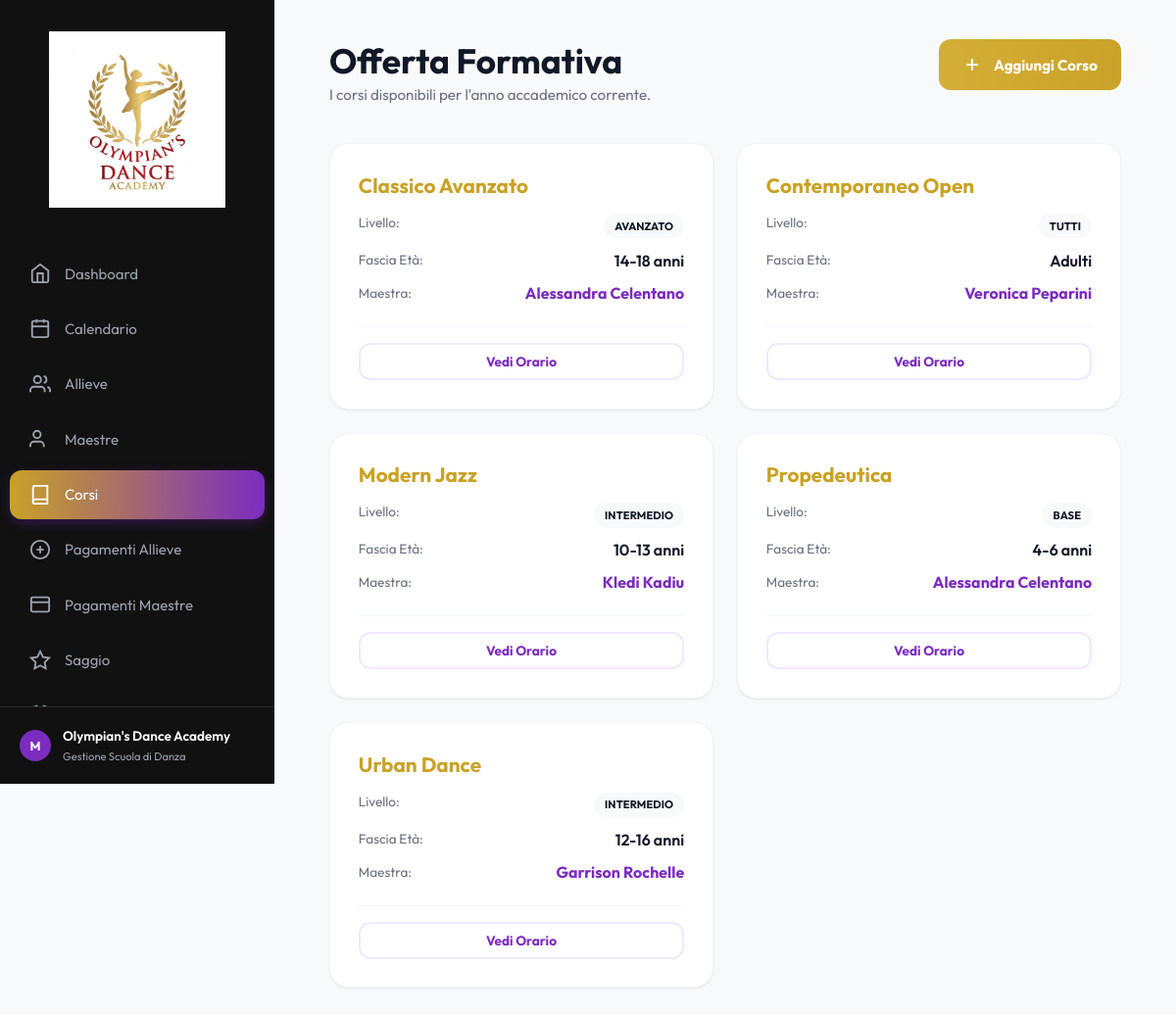
/corsi/, run on the app's committed database.
### academy/models.py (models this page shows, shortened)
class Corso(models.Model):
    LIVELLI = [
        ('Base', 'Base'),
        ('Intermedio', 'Intermedio'),
        ('Avanzato', 'Avanzato'),
        ('Tutti', 'Tutti'),
    ]
    nome = models.CharField(max_length=150)
    livello = models.CharField(max_length=50, choices=LIVELLI, blank=True, null=True)
    fascia_eta = models.CharField(max_length=100, blank=True, null=True)
    id_maestra = models.ForeignKey(Maestra, on_delete=models.PROTECT, related_name='corsi', db_column='id_maestra')
    class Meta:
        db_table = 'Corsi'
        ordering = ['nome']
    @property
    def nome_maestra(self):
        return self.id_maestra.nome if self.id_maestra else ""
    @property
    def cognome_maestra(self):
        return self.id_maestra.cognome if self.id_maestra else ""

class Maestra(models.Model):
    nome = models.CharField(max_length=100)
    cognome = models.CharField(max_length=100)
    telefono = models.CharField(max_length=20, blank=True, null=True)
    email = models.EmailField(blank=True, null=True)
    specializzazione = models.CharField(max_length=100, blank=True, null=True)
    compenso_mensile = models.DecimalField(max_digits=8, decimal_places=2, blank=True, null=True)
    class Meta:
        db_table = 'Maestre'
        ordering = ['cognome', 'nome']
        verbose_name_plural = "Maestre"

### academy/views.py (the view)
# urls.py: path("corsi/", views.corsi, name="corsi"),
def corsi(request):
    return render(
        request,
        "corsi.html",
        {"corsi": Corso.objects.select_related("id_maestra").all()},
    )

### academy/context_processors.py (called while the page is built)
def today(request):
    return {"date_today": date.today().isoformat()}

### templates/corsi.html (shortened to what this page needs)
{% extends 'base.html' %}
{% load academy_filters %}
{% block content %}
<div class="animate-in">
    <header class="header-container">
        <div class="header-title">
            <h1>Offerta Formativa</h1>
            <p>I corsi disponibili per l'anno accademico corrente.</p>
        </div>
        <a href="{% url 'nuovo_corso' %}" class="btn btn-gold">
            <svg width="20" height="20" viewBox="0 0 24 24" fill="none" stroke="currentColor" stroke-width="2.5"><path d="M12 5v14M5 12h14"/></svg>
            Aggiungi Corso
        </a>
    </header>
    <div style="display: grid; grid-template-columns: repeat(auto-fit, minmax(300px, 1fr)); gap: 1.5rem;">
        {% for c in corsi %}
        <div class="content-box">
            <div class="box-header" style="margin-bottom: 1rem;">
                <h2 style="color: var(--primary-color);">{{ c.nome }}</h2>
            </div>
            <div style="display: flex; flex-direction: column; gap: 0.8rem;">
                <div style="display: flex; justify-content: space-between;">
                    <span style="color: var(--text-muted); font-size: 0.85rem;">Livello:</span>
                    <span class="badge" style="background: var(--bg-color);">{{ c.livello }}</span>
                </div>
                <div style="display: flex; justify-content: space-between;">
                    <span style="color: var(--text-muted); font-size: 0.85rem;">Fascia Età:</span>
                    <span style="font-weight: 600;">{{ c.fascia_eta }}</span>
                </div>
                <div style="display: flex; justify-content: space-between; align-items: center;">
                    <span style="color: var(--text-muted); font-size: 0.85rem;">Maestra:</span>
                    <span style="font-weight: 700; color: var(--secondary-color);">{{ c.nome_maestra }} {{ c.cognome_maestra }}</span>
                </div>
            </div>
            <div style="margin-top: 1.5rem; padding-top: 1rem; border-top: 1px solid var(--border-color);">
                <a href="{% url 'calendario' %}" class="btn btn-outline-purple btn-sm" style="width: 100%;">
                    Vedi Orario
                </a>
            </div>
        </div>
        {% endfor %}
    </div>
</div>
{% endblock %}

### static/css/style.css (style rules this page uses)
:root { --primary-color: #C9A227; --primary-hover: #B08D1E; --secondary-color: #7B2CBF; --secondary-hover: #62229B; --accent-red: #FF3131; --sidebar-bg: #111111; --sidebar-text: #9ca3af; --sidebar-text-active: #ffffff; --bg-color: #F8F9FA; --text-main: #111827; --text-muted: #6B7280; --card-bg: #ffffff; --border-color: #F1F5F9; --sidebar-width: 280px; --radius-lg: 20px; --radius-md: 12px; --shadow: 0 1px 3px 0 rgba(0, 0, 0, 0.05), 0 1px 2px 0 rgba(0, 0, 0, 0.03); --transition: all 0.3s cubic-bezier(0.4, 0, 0.2, 1); }
* { margin: 0; padding: 0; box-sizing: border-box; }
body { font-family: 'Outfit', sans-serif; background-color: var(--bg-color); color: var(--text-main); display: flex; min-height: 100vh; }
.header-container { display: flex; justify-content: space-between; align-items: flex-start; margin-bottom: 2.5rem; }
.header-title h1 { font-size: 2.2rem; font-weight: 700; margin-bottom: 0.2rem; }
.header-title p { color: var(--text-muted); font-size: 0.95rem; }
.content-box { background: white; border-radius: var(--radius-lg); padding: 1.8rem; box-shadow: var(--shadow); border: 1px solid var(--border-color); }
.box-header { display: flex; justify-content: space-between; align-items: center; margin-bottom: 1.5rem; }
.box-header h2 { font-size: 1.3rem; font-weight: 700; }
.badge { padding: 0.35rem 0.7rem; border-radius: 20px; font-size: 0.7rem; font-weight: 700; text-transform: uppercase; display: inline-flex; align-items: center; gap: 5px; }
.btn, .action-btn { padding: 1rem 1.5rem; border-radius: var(--radius-md); font-weight: 700; display: inline-flex; align-items: center; justify-content: center; gap: 12px; text-decoration: none; font-size: 0.95rem; border: none; cursor: pointer; transition: var(--transition); }
.btn-gold, .action-btn.btn-gold { background: linear-gradient(90deg, #D4AF37 0%, #C9A227 100%); color: white; }
.btn-outline-purple, .action-btn.btn-outline-purple { background: white; border: 2px solid #F3E8FF; color: var(--secondary-color); }
.btn-sm { padding: 0.5rem 1rem; font-size: 0.85rem; }
.animate-in { animation: fadeIn 0.6s ease forwards; }

### data on the page
Corso: nome "Classico Avanzato", livello "AVANZATO", fascia_eta "14-18 anni", nome_maestra "Alessandra", cognome_maestra "Celentano"
Corso: nome "Contemporaneo Open", livello "TUTTI", fascia_eta "Adulti", nome_maestra "Veronica", cognome_maestra "Peparini"
Corso: nome "Modern Jazz", livello "INTERMEDIO", fascia_eta "10-13 anni", nome_maestra "Kledi", cognome_maestra "Kadiu"
Corso: nome "Propedeutica", livello "BASE", fascia_eta "4-6 anni", nome_maestra "Alessandra", cognome_maestra "Celentano"
Corso: nome "Urban Dance", livello "INTERMEDIO", fascia_eta "12-16 anni", nome_maestra "Garrison", cognome_maestra "Rochelle"
